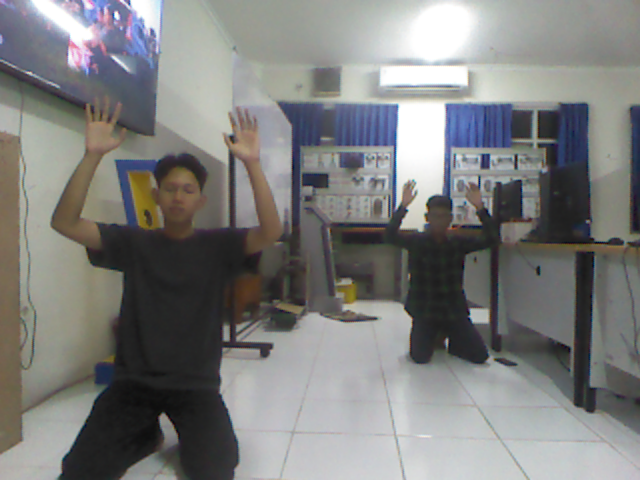
#> input picture multi_target_v2/hasil_percobaan/percobaan_20261118_015047/foto/kunci_koordinat_01.png, 640 x 480 px, found by its file name
$ python anotasi_foto.py
#> lines starting #> are read from the running program, lines starting #| are printed output that depends on the picture; after the words box and inside, x2 and y2 are one past the last pixel; in counts of white or black regions, pixels touching at a corner belong together
"""
anotasi_foto.py  — v2
======================
Gaya tampilan: persis seperti layar sistem live navigasi robot.
  - Header bar hitam tipis (1 baris): ● REC + [FASE] + status + hint kontrol
  - Bounding box MERAH tipis (1px), longgar, dengan label "Kandidat #N: X.XXm" di atas
  - Label gesture (HANDS_UP / TERKUNCI / dst.) di bawah box, kiri bawah
  - Dot merah kecil di tengah tiap box (centroid marker)
  - Garis vertikal tengah tipis (merah)
  - Teks pojok kiri bawah: "Percobaan #3 | ENC L:XXXX | R:XXXX"
  - Teks pojok kanan bawah: timestamp kuning
  - TANPA footer bar besar → tetap terlihat bersih seperti live view
"""

import cv2
import numpy as np
from pathlib import Path

# ─────────────────────────────────────────────
# KONFIGURASI PERCOBAAN (dari ringkasan.txt)
# ─────────────────────────────────────────────
PERCOBAAN_NO   = "#3"
ENC_L          = 8304
ENC_R          = 8018
TIMESTAMP_STR  = "18 Nov 2026"
PERCOBAAN_ID   = "percobaan_20261118_015047"

# ─────────────────────────────────────────────
# WARNA (BGR)
# ─────────────────────────────────────────────
RED        = (0,   0,   220)   # merah untuk semua elemen utama
WHITE      = (255, 255, 255)
BLACK      = (0,   0,   0)
YELLOW     = (0,   220, 255)
GRAY_LIGHT = (200, 200, 200)
HEADER_BG  = (15,  15,  15)    # hitam nyaris penuh

# Font
F  = cv2.FONT_HERSHEY_SIMPLEX
FB = cv2.FONT_HERSHEY_DUPLEX

# ─────────────────────────────────────────────
# KONFIGURASI TIAP FOTO
# (fase, label kandidat per box, gesture label, enc snapshot, timestamp event)
# ─────────────────────────────────────────────
FOTO_CONFIG = {
    "kunci_koordinat_01.png": {
        "fase": "FASE 2",
        "status_text": "Koordinat dikunci — T1: 1.88m | T2: 3.42m",
        "hint": "Q: Keluar | r: Reset",
        "kandidat": [
            {"label": "Kandidat #1: 1.88m", "gesture": "HANDS_UP", "box_pct": (0.05, 0.10, 0.44, 0.90)},
            {"label": "Kandidat #2: 3.42m", "gesture": "HANDS_UP", "box_pct": (0.56, 0.10, 0.95, 0.90)},
        ],
        "enc_l": 0, "enc_r": 0,
        "ts": "01:51:37",
    },
    "statelock_t1_01.png": {
        "fase": "FASE 3",
        "status_text": "ROTASI ke Target 1 — sudut: +12.8°",
        "hint": "Q: Keluar | r: Reset",
        "kandidat": [
            {"label": "Target #1: 1.88m", "gesture": "ROTASI_T1", "box_pct": (0.05, 0.10, 0.90, 0.90)},
        ],
        "enc_l": 120, "enc_r": 115,
        "ts": "01:51:39",
    },
    "tiba_t1_01.png": {
        "fase": "FASE 3",
        "status_text": "MAJU ke Target 1 — Jarak: 1.88m → 0.70m",
        "hint": "Q: Keluar | r: Reset",
        "kandidat": [
            {"label": "Target #1: 0.70m", "gesture": "STOP_ZONE", "box_pct": (0.10, 0.08, 0.90, 0.92)},
        ],
        "enc_l": 980, "enc_r": 942,
        "ts": "01:51:47",
    },
    "t1_selesai_01.png": {
        "fase": "FASE 3",
        "status_text": "T1 TERCAPAI — Jarak akhir: 0.70 m  ✓",
        "hint": "Q: Keluar | r: Reset",
        "kandidat": [
            {"label": "T1 TERCAPAI: 0.70m", "gesture": "SELESAI ✓", "box_pct": (0.10, 0.08, 0.90, 0.92)},
        ],
        "enc_l": 1240, "enc_r": 1198,
        "ts": "01:51:51",
    },
    "rotasi_ke_t2_01.png": {
        "fase": "FASE 4",
        "status_text": "ROTASI ke Target 2 — sudut: -10.8°",
        "hint": "Q: Keluar | r: Reset",
        "kandidat": [
            {"label": "Target #2: 3.42m", "gesture": "ROTASI_T2", "box_pct": (0.52, 0.10, 0.95, 0.90)},
        ],
        "enc_l": 1260, "enc_r": 1218,
        "ts": "01:51:51",
    },
    "statelock_t2_01.png": {
        "fase": "FASE 4",
        "status_text": "LOCK Target 2 — orientasi terkunci",
        "hint": "Q: Keluar | r: Reset",
        "kandidat": [
            {"label": "Target #2: 3.42m", "gesture": "LOCK_T2", "box_pct": (0.52, 0.10, 0.95, 0.90)},
        ],
        "enc_l": 1310, "enc_r": 1270,
        "ts": "01:51:55",
    },
    "tiba_t2_01.png": {
        "fase": "FASE 4",
        "status_text": "MAJU ke Target 2 — Jarak: 3.42m → 0.70m",
        "hint": "Q: Keluar | r: Reset",
        "kandidat": [
            {"label": "Target #2: 0.70m", "gesture": "STOP_ZONE", "box_pct": (0.10, 0.08, 0.90, 0.92)},
        ],
        "enc_l": 2890, "enc_r": 2804,
        "ts": "01:52:05",
    },
    "misi_selesai_01.png": {
        "fase": "FASE 5",
        "status_text": "MISI SELESAI — Semua target berhasil dikunjungi",
        "hint": "Q: Keluar | r: Reset",
        "kandidat": [],
        "enc_l": ENC_L, "enc_r": ENC_R,
        "ts": "01:52:08",
    },
}


# ─────────────────────────────────────────────
# FUNGSI HELPER
# ─────────────────────────────────────────────

def shadow_text(img, text, pos, font, scale, color, thick=1):
    """Teks dengan outline hitam tipis supaya terbaca di semua latar."""
    x, y = pos
    cv2.putText(img, text, (x+1, y+1), font, scale, BLACK, thick+1, cv2.LINE_AA)
    cv2.putText(img, text, (x,   y),   font, scale, color, thick,   cv2.LINE_AA)


def annotate_image(src_path: Path, cfg: dict) -> None:
    # Restore dari backup dulu (agar tidak double-annotate)
    bak_path = src_path.parent.parent / "foto_original_backup" / src_path.name
    if bak_path.exists():
        img = cv2.imread(str(bak_path))
#> img is the input picture: shape (480, 640, 3); mean B, G, R 125.1, 126.2, 125.8
    else:
        img = cv2.imread(str(src_path))

    if img is None:
        print(f"  [SKIP] Tidak bisa membaca: {src_path.name}")
        return

    h, w = img.shape[:2]
#> h = 480; w = 640
    HEADER_H = 26          # tinggi header bar (1 baris teks)

    # ── 1. HEADER BAR ─────────────────────────────────────────────
    overlay = img.copy()
    cv2.rectangle(overlay, (0, 0), (w, HEADER_H), HEADER_BG, -1)
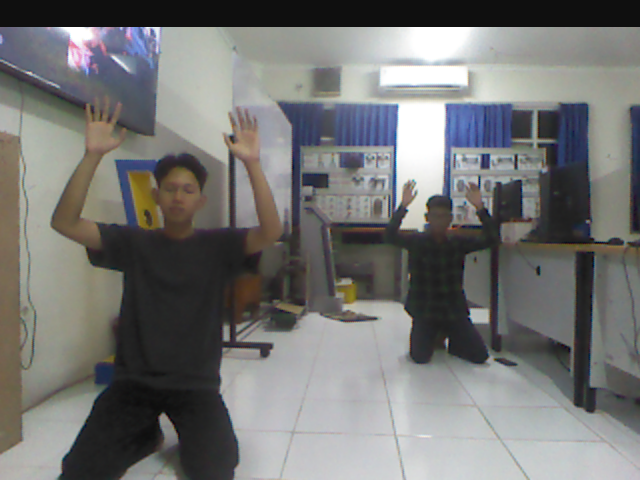
#> overlay: shape (480, 640, 3); 5.62% of pixels changed, all inside (x1, y1, x2, y2) = (0, 0, 640, 27)
    img = cv2.addWeighted(overlay, 0.85, img, 0.15, 0)
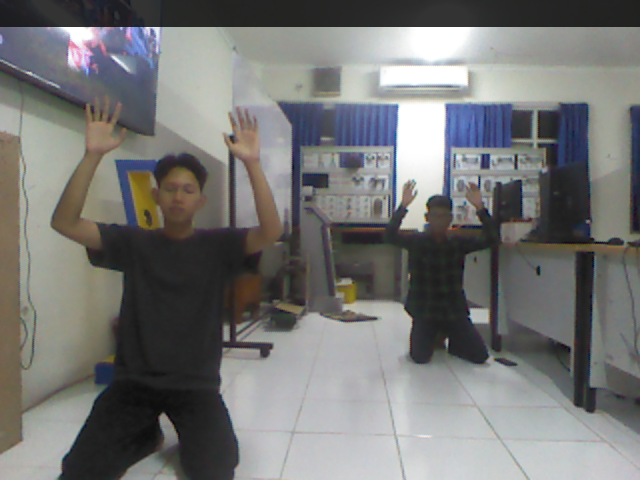
#> img: shape (480, 640, 3); mean B, G, R 117.2, 118.3, 118.1

    # Dot merah REC
    cv2.circle(img, (10, 13), 5, RED, -1, cv2.LINE_AA)
#> img: shape (480, 640, 3); 0.04% of pixels changed, all inside (x1, y1, x2, y2) = (4, 7, 17, 20)

    # Teks REC + fase + status (kiri)
    header_left = f" REC  [{cfg['fase']}] {cfg['status_text']}"
    cv2.putText(img, header_left, (20, 19), F, 0.44, WHITE, 1, cv2.LINE_AA)

    # Hint kontrol (kanan)
    hint = cfg.get("hint", "Q: Keluar | r: Reset")
    (hw, _), _ = cv2.getTextSize(hint, F, 0.40, 1)
    cv2.putText(img, hint, (w - hw - 8, 19), F, 0.40, GRAY_LIGHT, 1, cv2.LINE_AA)

    # ── 2. GARIS VERTIKAL TENGAH ──────────────────────────────────
    cv2.line(img, (w//2, HEADER_H), (w//2, h), RED, 1, cv2.LINE_AA)
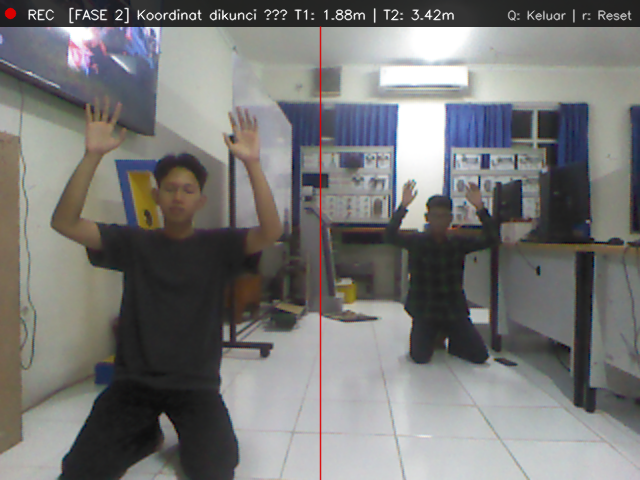
#> img: shape (480, 640, 3); mean B, G, R 117.8, 119, 119.2

    # ── 3. BOUNDING BOX (merah, tipis, longgar) ───────────────────
    for k in cfg.get("kandidat", []):
        px1, py1, px2, py2 = k["box_pct"]
        x1 = int(w * px1); y1 = int(h * py1)
        x2 = int(w * px2); y2 = int(h * py2)

        # Box utama — 1px merah
        cv2.rectangle(img, (x1, y1), (x2, y2), RED, 1, cv2.LINE_AA)

        # Label kandidat di kiri ATAS box (teks kecil, warna merah)
        lbl = k.get("label", "")
        if lbl:
            (lw, lh), _ = cv2.getTextSize(lbl, F, 0.46, 1)
            # background label transparan
            lab_overlay = img.copy()
            cv2.rectangle(lab_overlay, (x1, y1 - lh - 6), (x1 + lw + 6, y1), BLACK, -1)
            img = cv2.addWeighted(lab_overlay, 0.55, img, 0.45, 0)
            cv2.putText(img, lbl, (x1 + 3, y1 - 4), F, 0.46, RED, 1, cv2.LINE_AA)

        # Label gesture di kiri BAWAH box
        gest = k.get("gesture", "")
        if gest:
            cv2.putText(img, gest, (x1 + 4, y2 - 6), F, 0.44, RED, 1, cv2.LINE_AA)

        # Dot centroid merah kecil di tengah box
        cx = (x1 + x2) // 2
        cy = (y1 + y2) // 2
        cv2.circle(img, (cx, cy), 5, RED, -1, cv2.LINE_AA)
        cv2.circle(img, (cx, cy), 5, WHITE, 1, cv2.LINE_AA)   # ring putih tipis
#> this loop made 2 passes
#> pass 2, in annotate_image, `lab_overlay = img.copy()`:
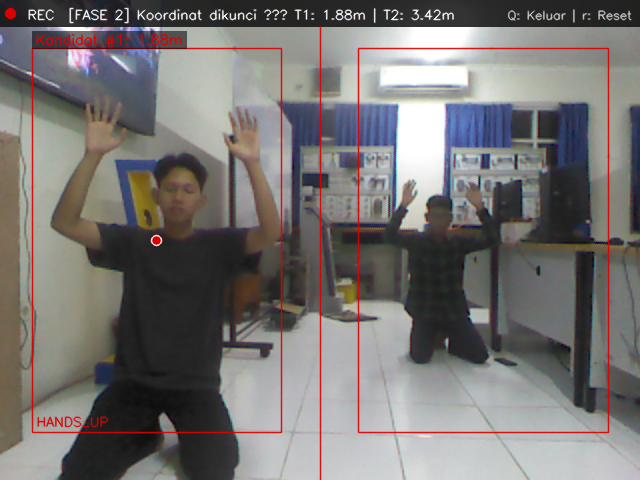
#> lab_overlay: shape (480, 640, 3); mean B, G, R 115.2, 116.5, 119.6
#> after the loop:
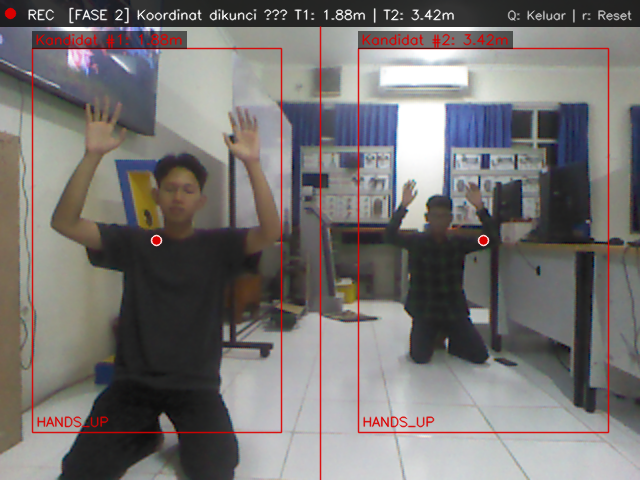
#> img: shape (480, 640, 3); mean B, G, R 113.9, 115.1, 118.7
#> after the loop:
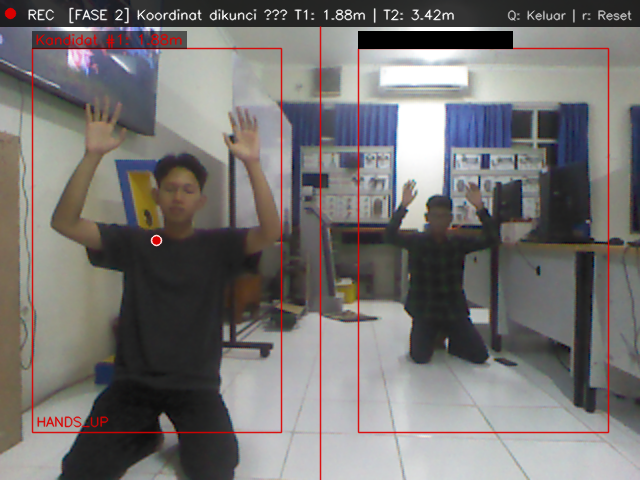
#> lab_overlay: shape (480, 640, 3); 0.91% of pixels changed, all inside (x1, y1, x2, y2) = (358, 31, 513, 49)

    # ── 4. TEKS POJOK KIRI BAWAH ──────────────────────────────────
    enc_text = f"Percobaan {PERCOBAAN_NO} | ENC L:{cfg['enc_l']} | R:{cfg['enc_r']}"
    shadow_text(img, enc_text, (8, h - 10), F, 0.42, WHITE)

    # ── 5. TIMESTAMP POJOK KANAN BAWAH (kuning) ───────────────────
    ts = f"{cfg['ts']}  {TIMESTAMP_STR}"
    (tw, _), _ = cv2.getTextSize(ts, F, 0.40, 1)
#> tw = 153
    shadow_text(img, ts, (w - tw - 8, h - 10), F, 0.40, YELLOW)
#> call 2 of shadow_text, with text = '01:51:37  18 Nov 2026', pos = (479, 470), font = 0, scale = 0.4, color = (0, 220, 255), thick = 1
#> in shadow_text (call 2), `cv2.putText(img, text, (x,   y),   font, scale, color, thick,   cv2.LI..`:
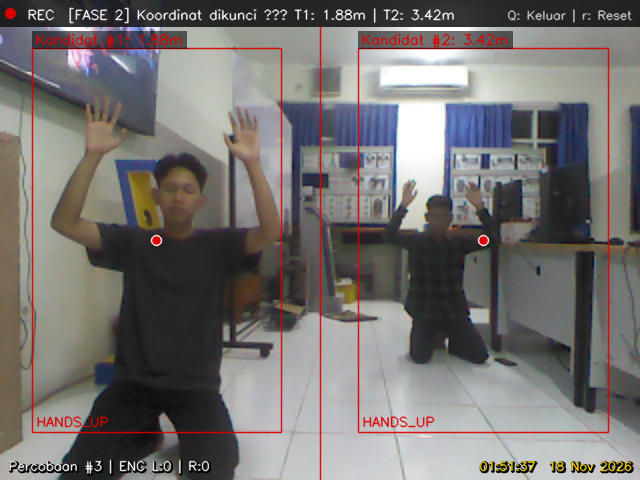
#> img: shape (480, 640, 3); mean B, G, R 113.1, 114.6, 118.2

    # Simpan (overwrite)
    cv2.imwrite(str(src_path), img, [cv2.IMWRITE_PNG_COMPRESSION, 3])
    print(f"  [OK] {src_path.name}")


# ─────────────────────────────────────────────
# MAIN
# ─────────────────────────────────────────────
if __name__ == "__main__":
    base = Path(__file__).parent / "foto"
    print(f"\nFolder : {base}")
    print(f"Target : {len(FOTO_CONFIG)} foto\n")
    for fname, cfg in FOTO_CONFIG.items():
        fpath = base / fname
        if fpath.exists():
            annotate_image(fpath, cfg)
        else:
            print(f"  [MISS] {fname} — tidak ditemukan")
#> pass 2 of the loop `for fname, cfg in FOTO_CONFIG.items():`:
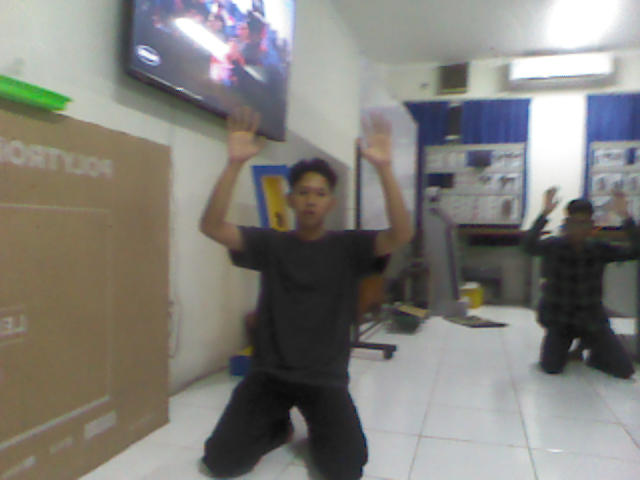
#> input picture multi_target_v2/hasil_percobaan/percobaan_20261118_015047/foto/statelock_t1_01.png, 640 x 480 px, found by its file name
#> in annotate_image, img is the input picture: shape (480, 640, 3); mean B, G, R 121.7, 127, 128.9
#> hw = 125
#> the loop in annotate_image (call 2), `for k in cfg.get("kandidat", []):` made 1 pass
#> (lw, lh) on pass 1: (130, 11)
#> after the loop in annotate_image (call 2), `for k in cfg.get("kandidat", []):`:
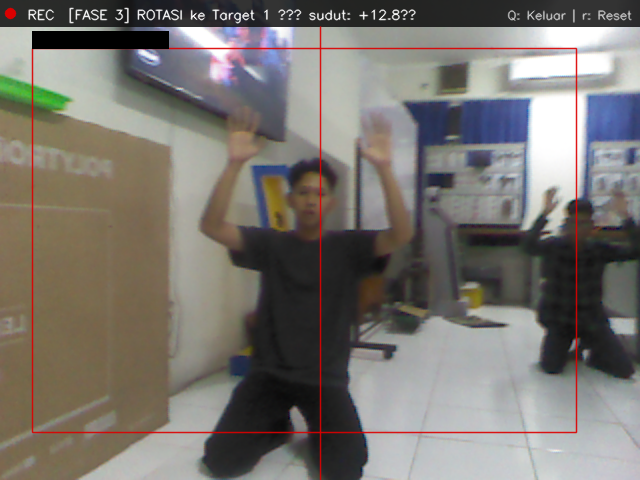
#> lab_overlay: shape (480, 640, 3); mean B, G, R 112, 117.3, 121.6
#> in shadow_text (call 4), `cv2.putText(img, text, (x,   y),   font, scale, color, thick,   cv2.LI..`:
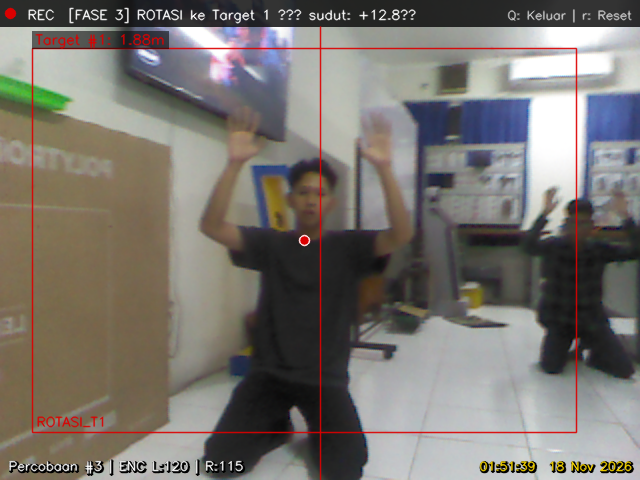
#> img: shape (480, 640, 3); mean B, G, R 111.4, 117, 121.8
#> pass 3 of the loop `for fname, cfg in FOTO_CONFIG.items():`:
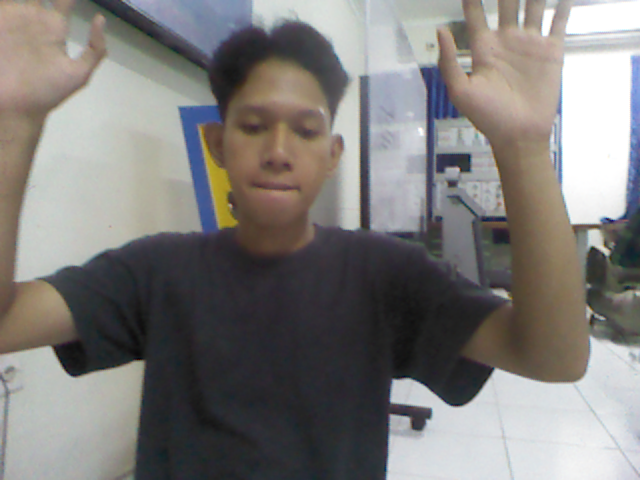
#> input picture multi_target_v2/hasil_percobaan/percobaan_20261118_015047/foto/tiba_t1_01.png, 640 x 480 px, found by its file name
#> in annotate_image, img is the input picture: shape (480, 640, 3); mean B, G, R 122.6, 124.9, 127.4
#> the loop in annotate_image (call 3), `for k in cfg.get("kandidat", []):` made 1 pass
#> after the loop in annotate_image (call 3), `for k in cfg.get("kandidat", []):`:
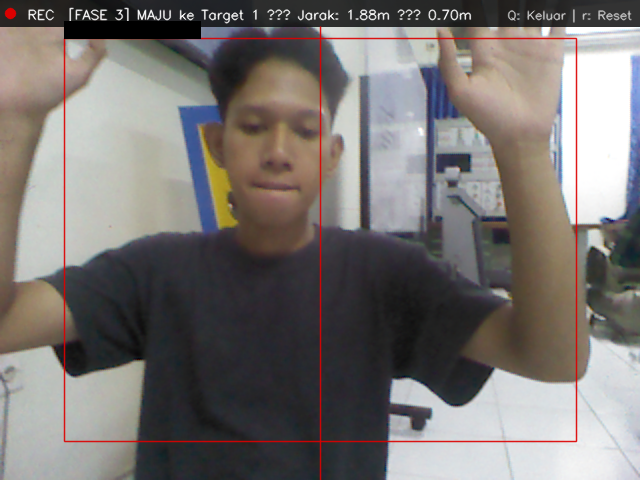
#> lab_overlay: shape (480, 640, 3); mean B, G, R 114.2, 116.4, 121.2
#> in shadow_text (call 6), `cv2.putText(img, text, (x,   y),   font, scale, color, thick,   cv2.LI..`:
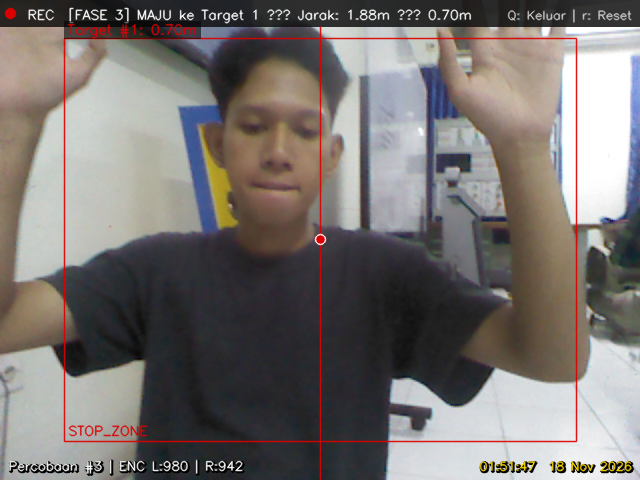
#> img: shape (480, 640, 3); mean B, G, R 113.3, 115.8, 121.2
#> the loop made 8 passes; the first 3 are shown
    print("\nSelesai!")
